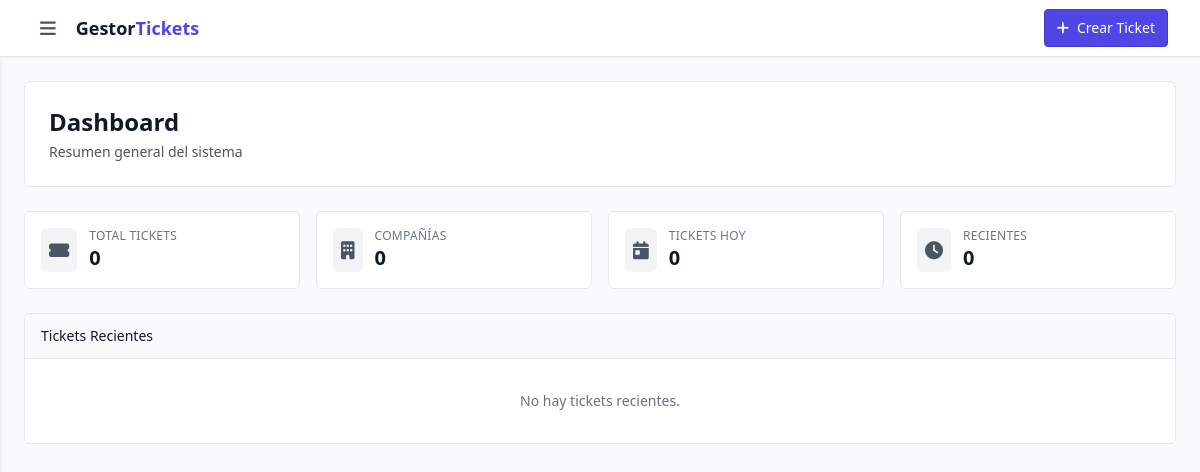
Before: / with the older database file.
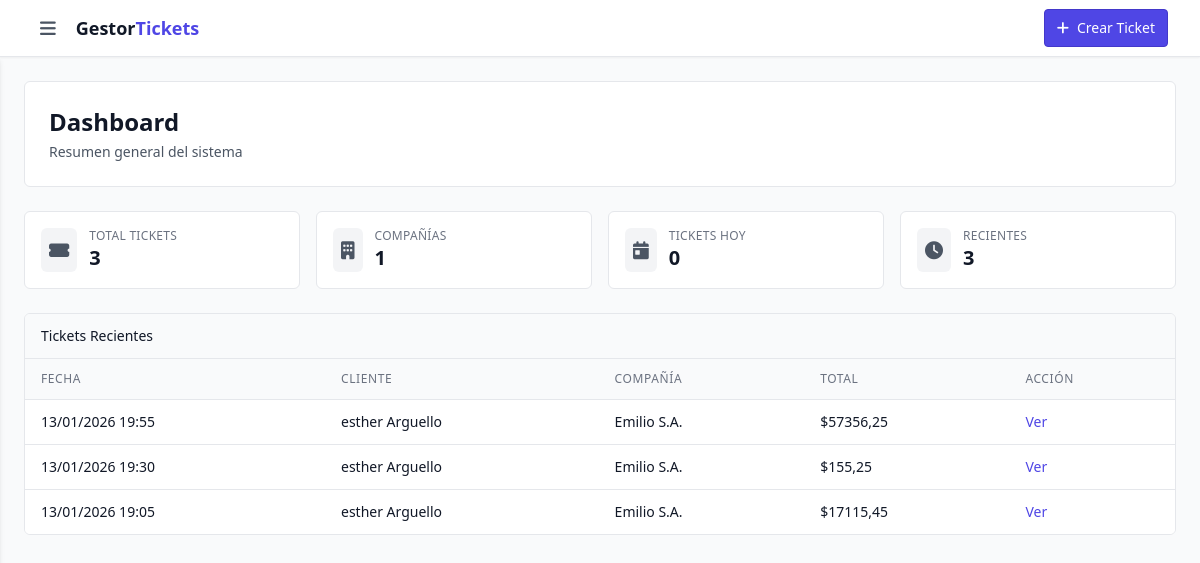
After: the same page with the newer database file.
### apps/ticket/models.py (models this page shows, shortened)
class Ticket(models.Model):
    company = models.ForeignKey(Company, on_delete=models.CASCADE, verbose_name="Compañía")
    document_number = models.CharField(
        max_length=20,
        unique=True,
        blank=True,
        verbose_name="Número de Documento"
    )
    date = models.DateTimeField(auto_now_add=True, verbose_name="Fecha")  # Automática
    seller = models.CharField(max_length=255, verbose_name="Vendedor")  # Manual
    client = models.CharField(max_length=255, verbose_name="Cliente")  # Manual
    ci_ruc = models.CharField(max_length=20, verbose_name="CI/RUC")  # Manual
    phone = models.CharField(max_length=20, verbose_name="Teléfono")  # Manual
    plate = models.CharField(max_length=20, verbose_name="Placa")  # Manual
    iva_percentage = models.DecimalField(max_digits=5, decimal_places=2, default=15.00, verbose_name="IVA Aplicado (%)")  # Guardado para historial
    total = models.DecimalField(max_digits=15, decimal_places=8, default=0.00000000, verbose_name="Total")  # Calculado con 8 decimales
    class Meta:
        verbose_name = "Ticket"
        verbose_name_plural = "Tickets"

### apps/company/models.py (models this page shows, shortened)
class Company(models.Model):
    name = models.CharField(max_length=255, verbose_name="Nombre de la Compañía")
    ruc = models.CharField(max_length=20, unique=True, verbose_name="RUC")
    phone = models.CharField(max_length=20, verbose_name="Teléfono")
    sri_access_key = models.CharField(max_length=255, verbose_name="Clave de Acceso SRI")
    address = models.TextField(verbose_name="Dirección")  # Para usar automáticamente en tickets
    iva_percentage = models.DecimalField(max_digits=5, decimal_places=2, default=12.00, verbose_name="Porcentaje de IVA")  # Ej: 12.00 para 12%
    class Meta:
        verbose_name = "Compañía"
        verbose_name_plural = "Compañías"

### apps/core/views.py (the view)
# urls.py: path('', views.dashboard, name='dashboard'),
def dashboard(request):
    total_tickets = Ticket.objects.count()
    total_companies = Company.objects.count()
    tickets_today = Ticket.objects.filter(date__date=date.today()).count()
    recent_tickets = Ticket.objects.select_related('company').order_by('-date')[:5]
    context = {
        'total_tickets': total_tickets,
        'total_companies': total_companies,
        'tickets_today': tickets_today,
        'recent_tickets': recent_tickets,
    }
    return render(request, 'layouts/dashboard.html', context)

### templates/layouts/dashboard.html (shortened to what this page needs)
{% extends 'layouts/base.html' %}
{% load static %}
{% block content %}
<div class="space-y-6">
    <div class="bg-white rounded-md border border-gray-200 p-6">
        <h1 class="text-2xl font-bold text-gray-900">Dashboard</h1>
        <p class="text-sm text-gray-600 mt-1">Resumen general del sistema</p>
    </div>
    <div class="grid grid-cols-1 md:grid-cols-2 lg:grid-cols-4 gap-4">
        <div class="bg-white p-4 rounded-md border border-gray-200">
            <div class="flex items-center">
                <div class="p-2 bg-gray-100 rounded-md">
                    <i class="fas fa-ticket-alt text-gray-600 text-lg"></i>
                </div>
                <div class="ml-3">
                    <p class="text-xs font-medium text-gray-500 uppercase tracking-wide">Total Tickets</p>
                    <p class="text-xl font-semibold text-gray-900">{{ total_tickets }}</p>
                </div>
            </div>
        </div>
        <div class="bg-white p-4 rounded-md border border-gray-200">
            <div class="flex items-center">
                <div class="p-2 bg-gray-100 rounded-md">
                    <i class="fas fa-building text-gray-600 text-lg"></i>
                </div>
                <div class="ml-3">
                    <p class="text-xs font-medium text-gray-500 uppercase tracking-wide">Compañías</p>
                    <p class="text-xl font-semibold text-gray-900">{{ total_companies }}</p>
                </div>
            </div>
        </div>
        <div class="bg-white p-4 rounded-md border border-gray-200">
            <div class="flex items-center">
                <div class="p-2 bg-gray-100 rounded-md">
                    <i class="fas fa-calendar-day text-gray-600 text-lg"></i>
                </div>
                <div class="ml-3">
                    <p class="text-xs font-medium text-gray-500 uppercase tracking-wide">Tickets Hoy</p>
                    <p class="text-xl font-semibold text-gray-900">{{ tickets_today }}</p>
                </div>
            </div>
        </div>
        <div class="bg-white p-4 rounded-md border border-gray-200">
            <div class="flex items-center">
                <div class="p-2 bg-gray-100 rounded-md">
                    <i class="fas fa-clock text-gray-600 text-lg"></i>
                </div>
                <div class="ml-3">
                    <p class="text-xs font-medium text-gray-500 uppercase tracking-wide">Recientes</p>
                    <p class="text-xl font-semibold text-gray-900">{{ recent_tickets|length }}</p>
                </div>
            </div>
        </div>
    </div>
    <div class="bg-white rounded-md border border-gray-200 overflow-hidden">
        <div class="px-4 py-3 border-b border-gray-200 bg-gray-50">
            <h3 class="text-sm font-medium text-gray-900">Tickets Recientes</h3>
        </div>
        <div class="overflow-x-auto">
            {% if recent_tickets %}
                <table class="min-w-full divide-y divide-gray-200">
                    <thead class="bg-gray-50">
                        <tr>
                            <th class="px-4 py-3 text-left text-xs font-medium text-gray-500 uppercase tracking-wider">Fecha</th>
                            <th class="px-4 py-3 text-left text-xs font-medium text-gray-500 uppercase tracking-wider">Cliente</th>
                            <th class="px-4 py-3 text-left text-xs font-medium text-gray-500 uppercase tracking-wider">Compañía</th>
                            <th class="px-4 py-3 text-left text-xs font-medium text-gray-500 uppercase tracking-wider">Total</th>
                            <th class="px-4 py-3 text-left text-xs font-medium text-gray-500 uppercase tracking-wider">Acción</th>
                        </tr>
                    </thead>
                    <tbody class="bg-white divide-y divide-gray-200">
                        {% for ticket in recent_tickets %}
                        <tr class="hover:bg-gray-50">
                            <td class="px-4 py-3 whitespace-nowrap text-sm text-gray-900">{{ ticket.date|date:"d/m/Y H:i" }}</td>
                            <td class="px-4 py-3 whitespace-nowrap text-sm text-gray-900">{{ ticket.client }}</td>
                            <td class="px-4 py-3 whitespace-nowrap text-sm text-gray-900">{{ ticket.company.name }}</td>
                            <td class="px-4 py-3 whitespace-nowrap text-sm text-gray-900">${{ ticket.total|floatformat:2 }}</td>
                            <td class="px-4 py-3 whitespace-nowrap text-sm font-medium">
                                <a href="{% url 'ticket:ticket_detail' ticket.pk %}" class="text-indigo-600 hover:text-indigo-900">Ver</a>
                            </td>
                        </tr>
                        {% endfor %}
                    </tbody>
                </table>
            {% else %}
                <div class="px-4 py-8 text-center">
                    <p class="text-sm text-gray-500">No hay tickets recientes.</p>
                </div>
            {% endif %}
        </div>
    </div>
</div>
{% endblock %}

### templates/layouts/base.html (shortened to what this page needs)
{% load static %}
<!DOCTYPE html>
<html lang="es">
<head>
    <link rel="stylesheet" href="https://cdnjs.cloudflare.com/ajax/libs/font-awesome/6.0.0/css/all.min.css">
    <link rel="stylesheet" href="{% static 'css/message.css' %}">
    <link rel="stylesheet" href="{% static 'css/base.css' %}">
    <link rel="stylesheet" href="{% static 'css/loading.css' %}">
</head>
<body class="min-h-screen flex flex-col bg-neutral-50 relative overflow-x-hidden" id="body">
    {% include "components/navbar.html" %}
    <div class="flex flex-1">
        <main class="flex-1 p-4 lg:p-6 w-full bg-gray-50 min-h-[calc(100vh-3.5rem)]">
            <div class="mx-auto w-full max-w-7xl">
                {% block content %}{% endblock %}
            </div>
        </main>
    </div>
    {% include "partials/scripts.html" %}
</body>
</html>

### templates/components/loading.html (shortened to what this page needs)
{% load static %}

### templates/components/navbar.html
<nav class="bg-white shadow-sm border-b border-gray-200 sticky top-0 z-50">
  <div class="max-w-full mx-auto px-4 sm:px-6 lg:px-8">
    <div class="flex justify-between items-center h-14">
      <div class="flex items-center space-x-3">
        <button id="menu-toggle" class="p-2 rounded-md hover:bg-gray-100 transition-colors text-gray-600 focus:outline-none focus:ring-2 focus:ring-indigo-500">
          <i class="fas fa-bars text-lg"></i>
        </button>
        <div class="flex items-center">
          <span class="font-semibold text-lg text-gray-900">Gestor<span class="text-indigo-600">Tickets</span></span>
        </div>
      </div>
      <div class="flex items-center">
        <a href="{% url 'ticket:ticket_create' %}" class="inline-flex items-center px-3 py-2 text-sm font-medium text-white bg-indigo-600 border border-indigo-700 rounded hover:bg-indigo-700 transition-colors">
          <i class="fas fa-plus mr-2"></i>Crear Ticket
        </a>
      </div>
  </div>
</nav>

### templates/components/sidebar.html (shortened to what this page needs)
{% load static %}

### templates/partials/scripts.html (shortened to what this page needs)
{% load static %}
<script src="https://cdn.tailwindcss.com"></script>

### static/css/base.css (style rules this page uses)
.min-h-screen { min-height: 100vh; }
button, a, select, input { transition: all 0.2s ease; }

Changed rows visible on the page:
added Ticket: date "13/01/2026 19:55", client "esther Arguello", company.name "Emilio S.A.", total "57356,25"
added Ticket: date "13/01/2026 19:30", client "esther Arguello", company.name "Emilio S.A.", total "155,25"
added Ticket: date "13/01/2026 19:05", client "esther Arguello", company.name "Emilio S.A.", total "17115,45"
Other visible differences:
{{ total_tickets }}: "0" → "3"
{{ total_companies }}: "0" → "1"
{{ recent_tickets|length }}: "0" → "3"
text no longer shown: "No hay tickets recientes."
text now shown: "FECHA CLIENTE COMPAÑÍA TOTAL ACCIÓN"
